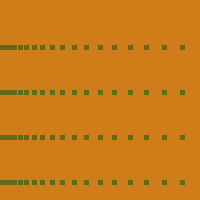
Frame 1 (no input)
Frame 60 (the mouse pressed at the canvas centre just before this capture): identical to frame 1, image omitted
Frame 120 (the mouse held since frame 60 and released just before this capture): identical to frame 1, image omitted

The Processing sketch that drew this single still picture (run headless with seeded random() and noise(); from frame 60 on, the mouse is pressed at the canvas centre):

// Processing sketch: processing_96334
// ── processing_96334.pde

void setup(){
  size(200,200);
  background(206,125,25);
}
  int x=0;
 
void draw(){
 
for(;x<400;x+=2){
  for(int y=0; y<=400; y+=45){
  fill(96,106,25);
  noStroke();
  rect(x*x/8,y+45,5,5);
  }
}
}
